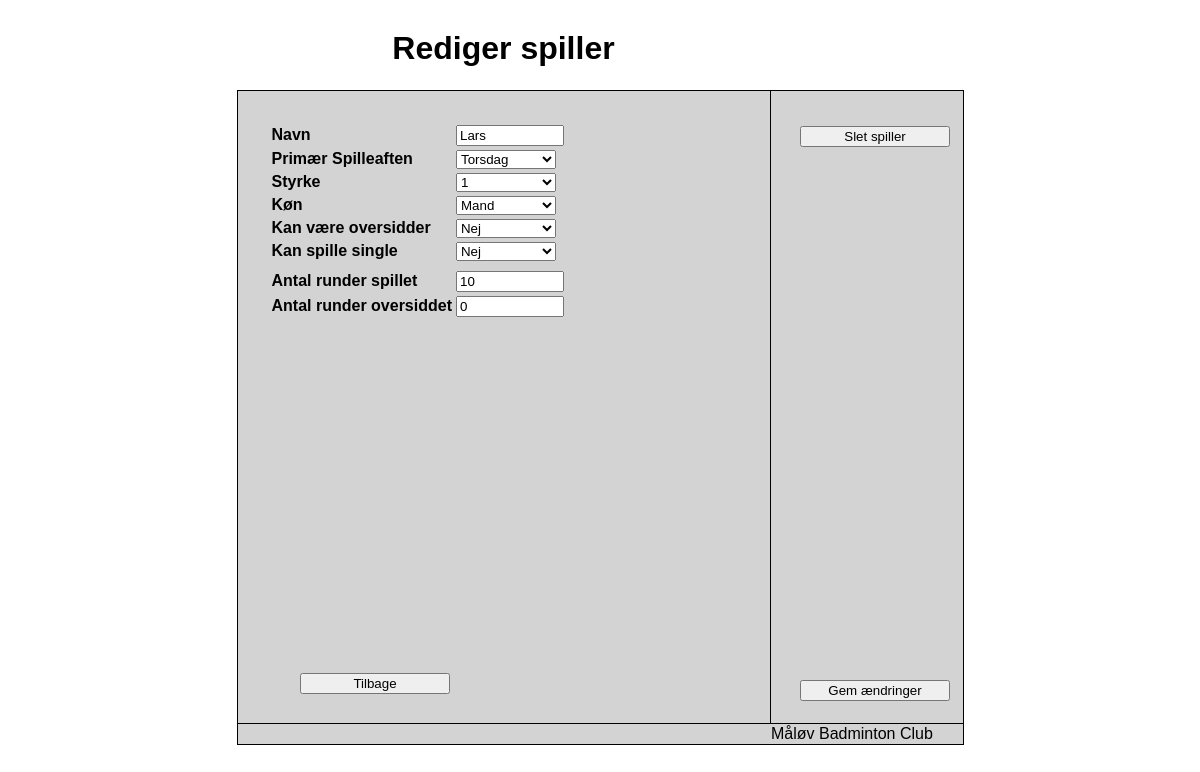
The page /editplayer.php?playerid=2 on the database its author committed.
### tables this page shows
CREATE TABLE Players
(
P_id int NOT NULL AUTO_INCREMENT,
Name varchar(255) NOT NULL,
Strength int NOT NULL,
Gender varchar (1) NOT NULL,
Benchable varchar (1) NOT NULL,
Primary_day varchar(9) NOT NULL,
Single varchar(1) NOT NULL,
Played int NOT NULL DEFAULT 0,
Benched int NOT NULL DEFAULT 0,
PRIMARY KEY (P_id)
);

### editplayer.php (the view, shortened to what this page needs)
<?php
  try {
      $conn = mysqli_connect("localhost", "root", "secretpwD1111", "badminton");
    } catch(Exception $e) {
        print $e->getMessage();
      }
  if(isset($_GET['playerid']) && strlen($_GET['playerid']) > 0) {
    $playerid = $_GET['playerid'];
    $stmt = $conn->prepare("SELECT Name, Primary_day, Strength, Gender, " .
                           "Benchable, Single, Played, Benched " .
                           "FROM players " .
                           "WHERE P_id = ?");
    $stmt->bind_param('i', $playerid);
    $stmt->execute();
    $stmt->bind_result($name, $day, $strength, $gender, $benchable, $single, $played, $benched);
  }
  else {
    print "Invalid spillerid";
    die();
  }
?>
<!DOCTYPE html>
<html>
<link rel="stylesheet" type="text/css" href="style.css">
<body>
<center>
<table id='mainframe'>
  <tr>
    <th><h1>Rediger spiller</h1></th>
  </tr>
  <tr id='innerEdge'>
    <td>
      <div id='content'>
        <form action='editplayer.php' method='post'>
        <table id='edittable'>
          <tr>
            <th>Navn</th><td><input type='text' name='name' value='<?php print $name; ?>'></td>
          </tr>
          <tr>
            <th>Primær Spilleaften</th>
            <td>
              <select name='day' selected=''>
                <option value='Torsdag' <?php if($day == 'Torsdag') { print 'Selected'; } ?>>Torsdag</option>
              </select>
            </td>
          </tr>
          <tr>
            <th>Styrke</th>
            <td>
              <select name='strength'>
                <option value='1' <?php if($strength == '1') { print 'Selected'; } ?>>1</option>
              </select>
            </td>
          </tr>
          <tr>
            <th>Køn</th>
            <td>
              <select name='gender'>
                <option value='M' <?php if($gender == 'M') { print 'Selected'; } ?>>Mand</option>
              </select>
            </td>
          </tr>
          <tr>
            <th>Kan være oversidder</th>
            <td>
              <select name='benchable'>
                <option value='N' <?php if($benchable == 'N') { print 'Selected'; } ?>>Nej</option>
              </select>
            </td>
          </tr>
          <tr>
            <th>Kan spille single</th>
            <td>
              <select name='single'>
                <option value='N' <?php if($single == 'N') { print 'Selected'; } ?>>Nej</option>
              </select>
            </td>
          </tr>
          <tr>
            <th>Antal runder spillet</th><td><input type='text' name='played' value='<?php print $played; ?>'></td>
          </tr>
          <tr>
            <th>Antal runder oversiddet</th><td><input type='text' name='benched' value='<?php print $benched; ?>'></td>
          </tr>
        </table>
      </div>
    </td>
    <td id='buttonPanel'>
      <div id='buttons'>
        <input id='editbutton' type='submit' value='Gem ændringer'></form>
        <form action='editplayer.php' method='post'>
          <input id='deletebutton' name='deletebutton' type='submit' value='Slet spiller'>
        </form>
        <form action='main.php'><input id='backbutton' type='submit' value='Tilbage'></form>
      </div>
    </td>
  </tr>
  <tr id='bottombar'>
    <td>
    </td>
    <td>
      Måløv Badminton Club
    </td>
  </tr>
</table>
</center>
</body>
</html>

### style.css (style rules this page uses)
#mainframe { font-family:Verdana, Geneva, sans-serif; border-collapse:collapse; padding:0; }
#content { height:600px; width:500px; margin-top:30px; margin-left:30px; }
#innerEdge, #bottombar, #buttonPanel { border:1px solid black; background-color:lightgrey; }
#buttonPanel { width:190px; height:600px; }
#buttonPanel input { width:150px; }
#buttons { margin:auto; width:70%; }
#content { overflow:auto; }
#addtable input, select { width:100px; }
#backbutton { position:relative; top:256px; right:500px; }
#editbutton { position:relative; top:305px; }
#deletebutton { position:relative; top:-270px; }
#edittable th { text-align:left; }
#edittable input, select { width:100px; }

### rows shown on the page
players: name "Lars", played "10", benched "0"
